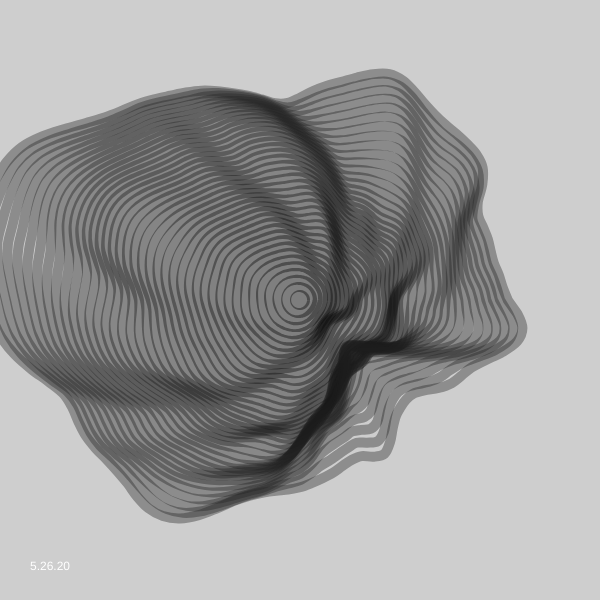
Frame 1 (no input)
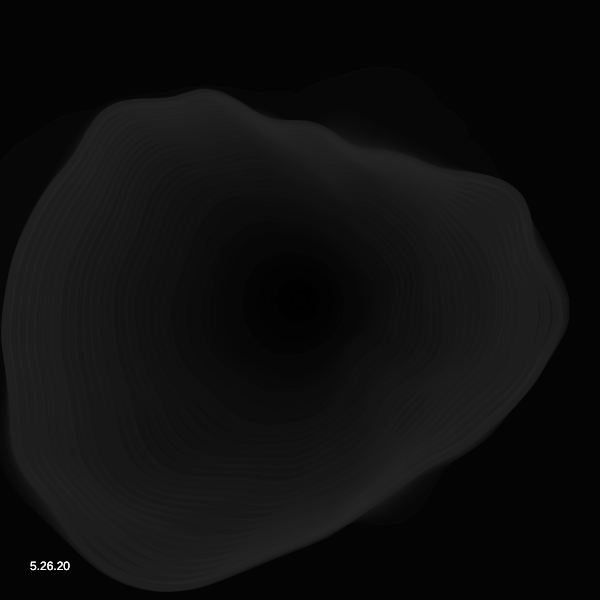
Frame 60 (no input)
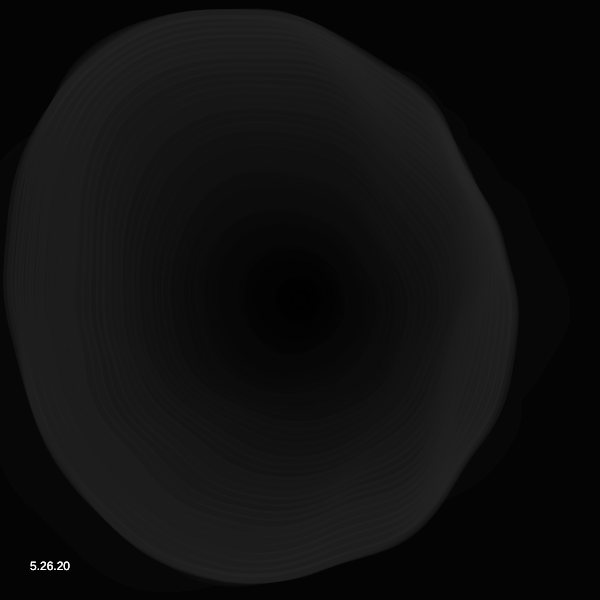
Frame 120 (the mouse pressed at the canvas centre since frame 60)

The p5.js sketch that drew these frames (run headless with seeded random() and noise() and a simulated clock; from frame 60 on, the mouse is pressed at the canvas centre):

// p5.js sketch
// ── sketch.js
// forked from Roni Kaufman
// Mod Nina Lutz 2020

let kMax;
let step;
let n = 40; // number of blobs
let radius = 5; // diameter of the circle
let inter = 0.5; // difference between the sizes of two blobs
let maxNoise = 500;

let noiseProg = (x) => (x);

function setup() {
  createCanvas(600, 600);
  angleMode(DEGREES);
  noFill();
  //noLoop();
  kMax = 1;
  step = 0.01;

}

function draw() {
  background(10, 50);
  let t = frameCount/100;
  kMax = noise(t/2);
  
  for (let i = 0; i < n; i++) {
    let alpha = 1 - noiseProg(i / n);
    stroke(i, 100);
    strokeWeight(10)
    let size = radius + i * inter;
    let k = kMax * sqrt(i/n);
    let noisiness = maxNoise * noiseProg(i / n);
    blob(size, width/2, height/2, k, t + i * step, noisiness);
  }
  noStroke();
  fill(255);
  text("5.26.20", 30, height-30)
  noFill()
}

function blob(size, xCenter, yCenter, k, t, noisiness) {
  beginShape();
  let angleStep = 360 / 100;
  for (let theta = 0; theta < 360; theta += angleStep) {
    let r1, r2;
    /*
    if (theta < PI / 2) {
      r1 = cos(theta);
      r2 = 1;
    } else if (theta < PI) {
      r1 = 0;
      r2 = sin(theta);
    } else if (theta < 3 * PI / 2) {
      r1 = sin(theta);
      r2 = 0;
    } else {
      r1 = 1;
      r2 = cos(theta);
    }
    */
    r1 = cos(theta)+1;
    r2 = sin(theta)+1;
    let r = size + noise(k * r1,  k * r2, t) * noisiness;
    let x = xCenter + r * cos(theta);
    let y = yCenter + r * sin(theta);
    curveVertex(x, y);
  }
  endShape(CLOSE);
}
